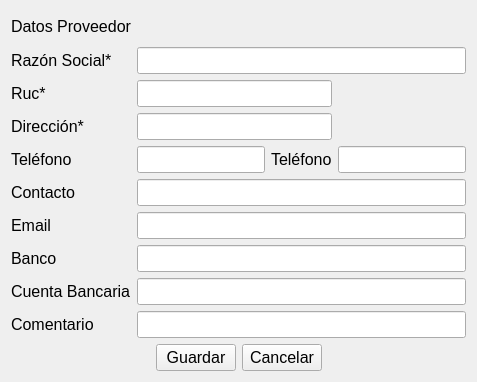
<?xml version="1.0" encoding="UTF-8"?>
<ui version="4.0">
 <class>ui_datos_proveedor</class>
 <widget class="QWidget" name="ui_datos_proveedor">
  <property name="geometry">
   <rect>
    <x>0</x>
    <y>0</y>
    <width>477</width>
    <height>382</height>
   </rect>
  </property>
  <property name="font">
   <font>
    <pointsize>12</pointsize>
   </font>
  </property>
  <property name="windowTitle">
   <string>Form</string>
  </property>
  <layout class="QGridLayout" name="gridLayout_2">
   <item row="0" column="0">
    <layout class="QGridLayout" name="gridLayout">
     <item row="1" column="1">
      <widget class="QLabel" name="label_2">
       <property name="text">
        <string>Razón Social*</string>
       </property>
      </widget>
     </item>
     <item row="1" column="2" colspan="3">
      <widget class="QLineEdit" name="lineEdit_razon_social"/>
     </item>
     <item row="2" column="1">
      <widget class="QLabel" name="label_3">
       <property name="text">
        <string>Ruc*</string>
       </property>
      </widget>
     </item>
     <item row="2" column="2" colspan="2">
      <widget class="QLineEdit" name="lineEdit_ruc"/>
     </item>
     <item row="3" column="1">
      <widget class="QLabel" name="label_4">
       <property name="text">
        <string>Dirección*</string>
       </property>
      </widget>
     </item>
     <item row="3" column="2" colspan="2">
      <widget class="QLineEdit" name="lineEdit_direccion"/>
     </item>
     <item row="4" column="1">
      <widget class="QLabel" name="label_5">
       <property name="text">
        <string>Teléfono</string>
       </property>
      </widget>
     </item>
     <item row="4" column="2">
      <widget class="QLineEdit" name="lineEdit_telefono1"/>
     </item>
     <item row="4" column="3">
      <widget class="QLabel" name="label_6">
       <property name="text">
        <string>Teléfono</string>
       </property>
      </widget>
     </item>
     <item row="4" column="4">
      <widget class="QLineEdit" name="lineEdit_telefono2"/>
     </item>
     <item row="5" column="1">
      <widget class="QLabel" name="label_7">
       <property name="text">
        <string>Contacto</string>
       </property>
      </widget>
     </item>
     <item row="5" column="2" colspan="3">
      <widget class="QLineEdit" name="lineEdit_nombre_contacto"/>
     </item>
     <item row="6" column="1">
      <widget class="QLabel" name="label_10">
       <property name="text">
        <string>Email</string>
       </property>
      </widget>
     </item>
     <item row="6" column="2" colspan="3">
      <widget class="QLineEdit" name="lineEdit_email"/>
     </item>
     <item row="7" column="1">
      <widget class="QLabel" name="label_8">
       <property name="text">
        <string>Banco</string>
       </property>
      </widget>
     </item>
     <item row="7" column="2" colspan="3">
      <widget class="QLineEdit" name="lineEdit_nombre_banco"/>
     </item>
     <item row="8" column="1">
      <widget class="QLabel" name="label_9">
       <property name="text">
        <string>Cuenta Bancaria</string>
       </property>
      </widget>
     </item>
     <item row="8" column="2" colspan="3">
      <widget class="QLineEdit" name="lineEdit_numero_cuenta"/>
     </item>
     <item row="9" column="1">
      <widget class="QLabel" name="label_11">
       <property name="text">
        <string>Comentario</string>
       </property>
      </widget>
     </item>
     <item row="9" column="2" colspan="3">
      <widget class="QLineEdit" name="lineEdit_comentario"/>
     </item>
     <item row="10" column="1" colspan="4">
      <layout class="QHBoxLayout" name="horizontalLayout">
       <item>
        <spacer name="horizontalSpacer">
         <property name="orientation">
          <enum>Qt::Horizontal</enum>
         </property>
         <property name="sizeHint" stdset="0">
          <size>
           <width>40</width>
           <height>20</height>
          </size>
         </property>
        </spacer>
       </item>
       <item>
        <widget class="QPushButton" name="pushButton_save">
         <property name="text">
          <string>Guardar</string>
         </property>
        </widget>
       </item>
       <item>
        <widget class="QPushButton" name="pushButton_cancel">
         <property name="text">
          <string>Cancelar</string>
         </property>
        </widget>
       </item>
       <item>
        <spacer name="horizontalSpacer_2">
         <property name="orientation">
          <enum>Qt::Horizontal</enum>
         </property>
         <property name="sizeHint" stdset="0">
          <size>
           <width>40</width>
           <height>20</height>
          </size>
         </property>
        </spacer>
       </item>
      </layout>
     </item>
     <item row="0" column="1" colspan="2">
      <widget class="QLabel" name="label">
       <property name="text">
        <string>Datos Proveedor</string>
       </property>
      </widget>
     </item>
    </layout>
   </item>
  </layout>
 </widget>
 <resources/>
 <connections/>
</ui>
